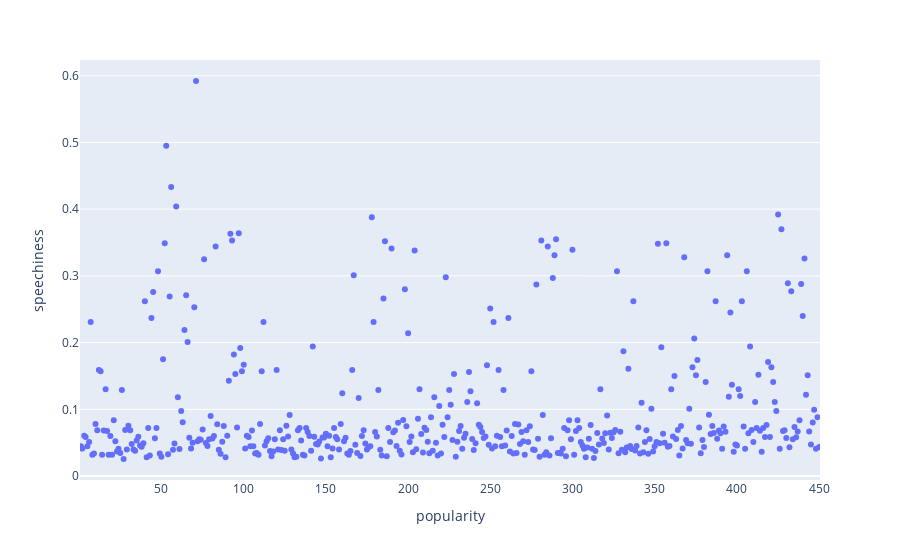

Notebook source saved alongside this figure:
### Code cell
px.strip(df, x = 'popularity', y='speechiness')

### Figure 1 — Plotly figure (JSON) as saved in the notebook; plotly's stock layout.template omitted (floating-point values rounded to 4 significant figures; data arrays with more than 128 entries replaced by an {"elided": "..."} marker saying what was removed)
{"data": [{"alignmentgroup": "True", "boxpoints": "all", "fillcolor": "rgba(255,255,255,0)", "hoveron": "points", "hovertemplate": "popularity=%{x}<br>speechiness=%{y}<extra></extra>", "legendgroup": "", "line": {"color": "rgba(255,255,255,0)"}, "marker": {"color": "#636efa"}, "name": "", "offsetgroup": "", "orientation": "v", "pointpos": 0, "showlegend": false, "type": "box", "x": {"elided": "450 int values"}, "x0": " ", "xaxis": "x", "y": {"elided": "450 float values"}, "y0": " ", "yaxis": "y"}], "layout": {"boxmode": "group", "legend": {"tracegroupgap": 0}, "margin": {"t": 60}, "xaxis": {"anchor": "y", "domain": [0, 1], "title": {"text": "popularity"}}, "yaxis": {"anchor": "x", "domain": [0, 1], "title": {"text": "speechiness"}}}}
